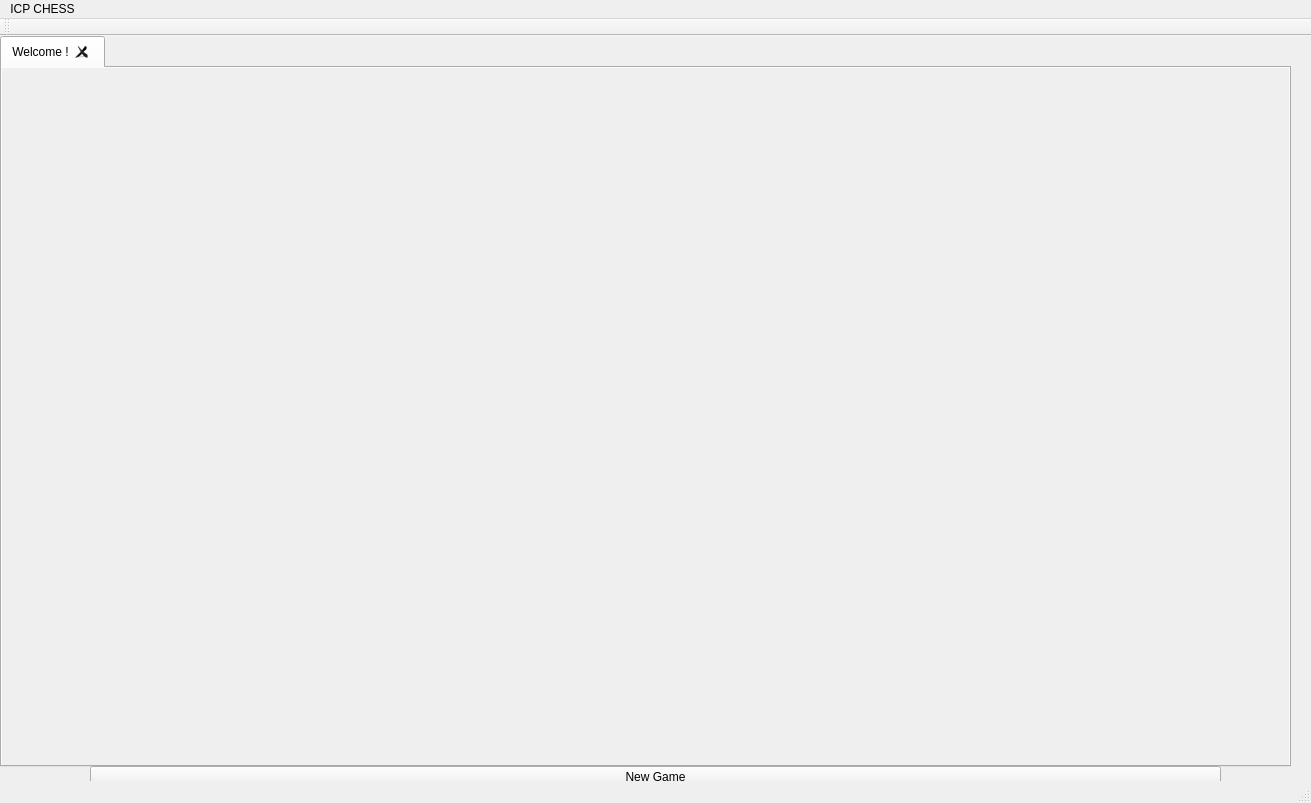
<?xml version="1.0" encoding="UTF-8"?>
<ui version="4.0">
 <class>MainWindow</class>
 <widget class="QMainWindow" name="MainWindow">
  <property name="geometry">
   <rect>
    <x>0</x>
    <y>0</y>
    <width>1311</width>
    <height>803</height>
   </rect>
  </property>
  <property name="windowTitle">
   <string>MainWindow</string>
  </property>
  <widget class="QWidget" name="centralWidget">
   <widget class="QTabWidget" name="TabWidget">
    <property name="geometry">
     <rect>
      <x>0</x>
      <y>0</y>
      <width>1291</width>
      <height>731</height>
     </rect>
    </property>
    <property name="autoFillBackground">
     <bool>true</bool>
    </property>
    <property name="currentIndex">
     <number>0</number>
    </property>
    <property name="tabsClosable">
     <bool>true</bool>
    </property>
    <property name="tabBarAutoHide">
     <bool>false</bool>
    </property>
    <widget class="QWidget" name="tab_2">
     <property name="autoFillBackground">
      <bool>true</bool>
     </property>
     <attribute name="title">
      <string>Welcome !</string>
     </attribute>
    </widget>
   </widget>
   <widget class="QPushButton" name="pushButton">
    <property name="geometry">
     <rect>
      <x>90</x>
      <y>730</y>
      <width>1131</width>
      <height>21</height>
     </rect>
    </property>
    <property name="text">
     <string>New Game</string>
    </property>
   </widget>
  </widget>
  <widget class="QMenuBar" name="menuBar">
   <property name="geometry">
    <rect>
     <x>0</x>
     <y>0</y>
     <width>1311</width>
     <height>21</height>
    </rect>
   </property>
   <widget class="QMenu" name="menuICP_CHESS">
    <property name="title">
     <string>ICP CHESS</string>
    </property>
   </widget>
   <addaction name="menuICP_CHESS"/>
  </widget>
  <widget class="QToolBar" name="mainToolBar">
   <attribute name="toolBarArea">
    <enum>TopToolBarArea</enum>
   </attribute>
   <attribute name="toolBarBreak">
    <bool>false</bool>
   </attribute>
  </widget>
  <widget class="QStatusBar" name="statusBar"/>
 </widget>
 <layoutdefault spacing="6" margin="11"/>
 <resources/>
 <connections/>
 <buttongroups>
  <buttongroup name="BoardMembers"/>
 </buttongroups>
</ui>
